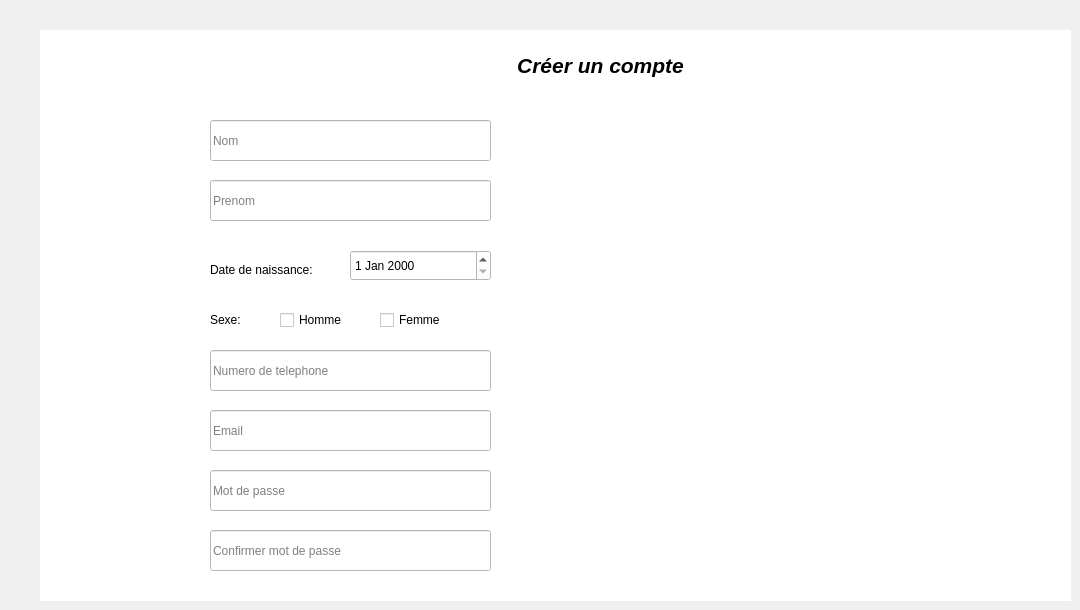
      <widget class="QWidget" name="tab_30">
       <attribute name="title">
        <string>Créer un compte</string>
       </attribute>
       <widget class="QWidget" name="widget_5" native="true">
        <property name="geometry">
         <rect>
          <x>40</x>
          <y>30</y>
          <width>1031</width>
          <height>571</height>
         </rect>
        </property>
        <property name="styleSheet">
         <string notr="true">background-color: rgb(255, 255, 255);</string>
        </property>
        <widget class="QLineEdit" name="lineEdit_15">
         <property name="geometry">
          <rect>
           <x>170</x>
           <y>320</y>
           <width>281</width>
           <height>41</height>
          </rect>
         </property>
         <property name="placeholderText">
          <string>Numero de telephone</string>
         </property>
        </widget>
        <widget class="QLabel" name="label_75">
         <property name="geometry">
          <rect>
           <x>170</x>
           <y>220</y>
           <width>111</width>
           <height>41</height>
          </rect>
         </property>
         <property name="text">
          <string>&lt;html&gt;&lt;head/&gt;&lt;body&gt;&lt;p&gt;Date de naissance:&lt;/p&gt;&lt;/body&gt;&lt;/html&gt;</string>
         </property>
        </widget>
        <widget class="QLineEdit" name="lineEdit_13">
         <property name="geometry">
          <rect>
           <x>170</x>
           <y>90</y>
           <width>281</width>
           <height>41</height>
          </rect>
         </property>
         <property name="placeholderText">
          <string>Nom</string>
         </property>
        </widget>
        <widget class="QLineEdit" name="lineEdit_17">
         <property name="geometry">
          <rect>
           <x>170</x>
           <y>440</y>
           <width>281</width>
           <height>41</height>
          </rect>
         </property>
         <property name="styleSheet">
          <string notr="true">background-color: rgb(255, 255, 255);</string>
         </property>
         <property name="echoMode">
          <enum>QLineEdit::Password</enum>
         </property>
         <property name="placeholderText">
          <string>Mot de passe</string>
         </property>
        </widget>
        <widget class="QLabel" name="label_74">
         <property name="geometry">
          <rect>
           <x>440</x>
           <y>0</y>
           <width>241</width>
           <height>71</height>
          </rect>
         </property>
         <property name="text">
          <string>&lt;html&gt;&lt;head/&gt;&lt;body&gt;&lt;p align=&quot;center&quot;&gt;&lt;span style=&quot; font-size:16pt; font-weight:700; font-style:italic;&quot;&gt;Créer un compte&lt;/span&gt;&lt;/p&gt;&lt;/body&gt;&lt;/html&gt;</string>
         </property>
        </widget>
        <widget class="QLineEdit" name="lineEdit_14">
         <property name="geometry">
          <rect>
           <x>170</x>
           <y>150</y>
           <width>281</width>
           <height>41</height>
          </rect>
         </property>
         <property name="placeholderText">
          <string>Prenom</string>
         </property>
        </widget>
        <widget class="QLabel" name="label_76">
         <property name="geometry">
          <rect>
           <x>170</x>
           <y>270</y>
           <width>51</width>
           <height>41</height>
          </rect>
         </property>
         <property name="text">
          <string>&lt;html&gt;&lt;head/&gt;&lt;body&gt;&lt;p&gt;Sexe:&lt;/p&gt;&lt;/body&gt;&lt;/html&gt;</string>
         </property>
        </widget>
        <widget class="QLineEdit" name="lineEdit_16">
         <property name="geometry">
          <rect>
           <x>170</x>
           <y>380</y>
           <width>281</width>
           <height>41</height>
          </rect>
         </property>
         <property name="placeholderText">
          <string>Email</string>
         </property>
        </widget>
        <widget class="QCheckBox" name="checkBox">
         <property name="geometry">
          <rect>
           <x>240</x>
           <y>280</y>
           <width>76</width>
           <height>20</height>
          </rect>
         </property>
         <property name="text">
          <string>Homme</string>
         </property>
        </widget>
        <widget class="QDateEdit" name="dateEdit_4">
         <property name="geometry">
          <rect>
           <x>310</x>
           <y>220</y>
           <width>141</width>
           <height>31</height>
          </rect>
         </property>
        </widget>
        <widget class="QCheckBox" name="checkBox_2">
         <property name="geometry">
          <rect>
           <x>340</x>
           <y>280</y>
           <width>76</width>
           <height>20</height>
          </rect>
         </property>
         <property name="text">
          <string>Femme</string>
         </property>
        </widget>
        <widget class="QLineEdit" name="lineEdit_18">
         <property name="geometry">
          <rect>
           <x>170</x>
           <y>500</y>
           <width>281</width>
           <height>41</height>
          </rect>
         </property>
         <property name="styleSheet">
          <string notr="true">background-color: rgb(255, 255, 255);</string>
         </property>
         <property name="echoMode">
          <enum>QLineEdit::Password</enum>
         </property>
         <property name="placeholderText">
          <string>Confirmer mot de passe</string>
         </property>
        </widget>
       </widget>
      </widget>
